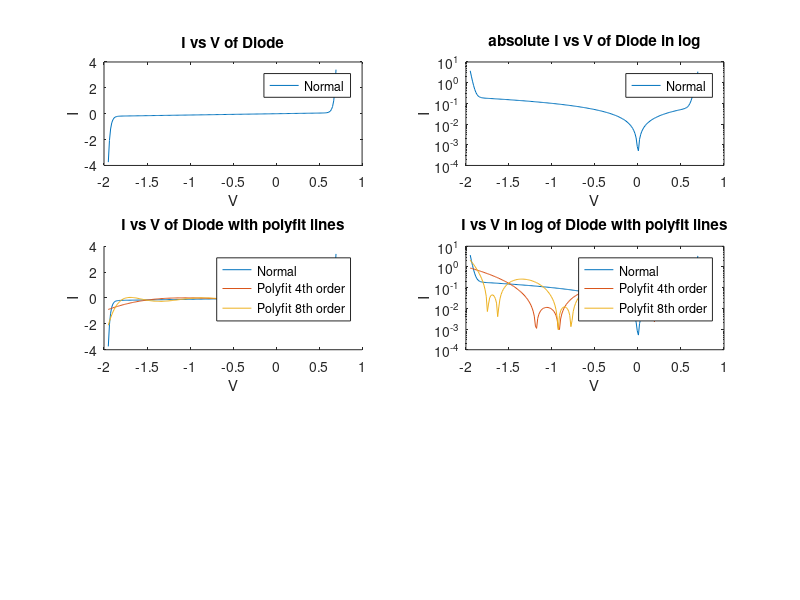

Recreate this plot in MATLAB. (Note: this script raises an error after producing the figure.)
Is = 0.01*10^-12;
Ib = 0.1*10^-12;
Vb = 1.3;
Gp = 0.1;
V = -1.95:0.0133:0.7;


I = Is * (exp((1.2/0.025) * V) - 1) + Gp*V - Ib * (exp(-(1.2/0.025) * (V + Vb)) - 1);


subplot(3,2,1)
plot(V,I)
title("I vs V of Diode")
xlabel('V')
ylabel('I')
legend('Normal')


subplot(3,2,2)
semilogy(V,abs(I))
title("absolute I vs V of Diode in log")
xlabel('V')
ylabel('I')
legend('Normal')


subplot(3,2,3)
hold on
title("I vs V of Diode with polyfit lines")
xlabel('V')
ylabel('I')
p1 = polyfit(V,I,4);
p2 = polyfit(V,I,8);
p1y = polyval(p1,V);
p2y = polyval(p2,V);
plot(V,I,V,p1y,V,p2y)
hold off
legend('Normal','Polyfit 4th order','Polyfit 8th order')


subplot(3,2,4)
p1 = polyfit(V,I,4);
p2 = polyfit(V,I,8);
p1y = polyval(p1,V);
p2y = polyval(p2,V);
semilogy(V,abs(I))
hold on
semilogy(V,abs(p1y))
semilogy(V,abs(p2y))
title("I vs V in log of Diode with polyfit lines")
xlabel('V')
ylabel('I')
hold off
legend('Normal','Polyfit 4th order','Polyfit 8th order')

%Something is wrong here with the x variable
%fo1 = fittype('A.*(exp(1.2*x/25e-3)-1) + B.*x - C*(exp(1.2*(-(x+D))/25e-3)-1)');
%ff1 = fit(V,I,fo1);
%If1 = ff1(V);

%subplot(3,2,5)
%hold on
%title("I vs V of Diode with polyfit lines")
%xlabel('V')
%ylabel('I')

%plot(V,I,V,p1y)
%hold off
%legend('Normal','fit A,B,C, and D')

inputs = V.';
targets = I.';
hiddenLayerSize = 10;
net = fitnet(hiddenLayerSize);
net.divideParam.trainRatio = 70/100;
net.divideParam.valRatio = 15/100;
net.divideParam.testRatio = 15/100;
[net,tr] = train(net,inputs,targets);
outputs = net(inputs);
errors = gsubtract(outputs,targets);
performance = perform(net,targets,outputs);
view(net)
Inn = outputs;


subplot(3,2,5)
hold on
title("I vs V of Diode with nn")
xlabel('V')
ylabel('I')
plot(V,I,V,Inn)
hold off
legend('Normal','nn')


subplot(3,2,6)
semilogy(V,abs(I))
hold on
semilogy(V,abs(Inn))
title("I vs V in log of Diode with nn")
xlabel('V')
ylabel('I')
hold off
legend('Normal','nn')


